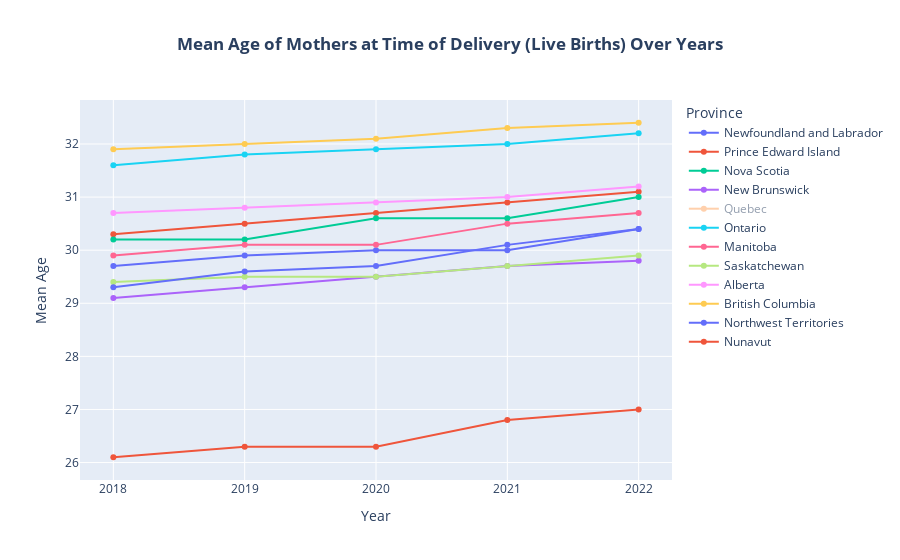

The cell this chart's notebook holds for it:
### Code cell
import matplotlib.pyplot as plt
import plotly.express as px

# Load the data with the correct header row
df = pd.read_csv('birthrate_dataset_cleaned.csv', header=1)

# Remove any rows with missing data (rows containing '..')
df = df.replace('..', pd.NA).dropna()

# Convert the data to long format suitable for Plotly Express
df_long = pd.melt(df, id_vars=['Province'], var_name='Year', value_name='Mean Age')
df_long['Mean Age'] = pd.to_numeric(df_long['Mean Age'])

# Line graph using Plotly Express
fig = px.line(df_long, x='Year', y='Mean Age', color='Province',
              title='<b>Mean Age of Mothers at Time of Delivery (Live Births) Over Years<b>',
              labels={'Year': 'Year', 'Mean Age': 'Mean Age'},
              markers=True)

# Customize the layout
fig.update_layout(title_x=0.5)

# Show the interactive plot
fig.show()

### Figure 1 — Plotly figure (JSON) as saved in the notebook; plotly's stock layout.template omitted (floating-point values rounded to 4 significant figures)
{"data": [{"hovertemplate": "Province=Newfoundland and Labrador<br>Year=%{x}<br>Mean Age=%{y}<extra></extra>", "legendgroup": "Newfoundland and Labrador", "line": {"color": "#636efa", "dash": "solid"}, "marker": {"symbol": "circle"}, "mode": "markers+lines", "name": "Newfoundland and Labrador", "orientation": "v", "showlegend": true, "type": "scatter", "x": ["2018", "2019", "2020", "2021", "2022"], "xaxis": "x", "y": [29.7, 29.9, 30, 30, 30.4], "yaxis": "y"}, {"hovertemplate": "Province=Prince Edward Island<br>Year=%{x}<br>Mean Age=%{y}<extra></extra>", "legendgroup": "Prince Edward Island", "line": {"color": "#EF553B", "dash": "solid"}, "marker": {"symbol": "circle"}, "mode": "markers+lines", "name": "Prince Edward Island", "orientation": "v", "showlegend": true, "type": "scatter", "x": ["2018", "2019", "2020", "2021", "2022"], "xaxis": "x", "y": [30.3, 30.5, 30.7, 30.9, 31.1], "yaxis": "y"}, {"hovertemplate": "Province=Nova Scotia<br>Year=%{x}<br>Mean Age=%{y}<extra></extra>", "legendgroup": "Nova Scotia", "line": {"color": "#00cc96", "dash": "solid"}, "marker": {"symbol": "circle"}, "mode": "markers+lines", "name": "Nova Scotia", "orientation": "v", "showlegend": true, "type": "scatter", "x": ["2018", "2019", "2020", "2021", "2022"], "xaxis": "x", "y": [30.2, 30.2, 30.6, 30.6, 31], "yaxis": "y"}, {"hovertemplate": "Province=New Brunswick<br>Year=%{x}<br>Mean Age=%{y}<extra></extra>", "legendgroup": "New Brunswick", "line": {"color": "#ab63fa", "dash": "solid"}, "marker": {"symbol": "circle"}, "mode": "markers+lines", "name": "New Brunswick", "orientation": "v", "showlegend": true, "type": "scatter", "x": ["2018", "2019", "2020", "2021", "2022"], "xaxis": "x", "y": [29.1, 29.3, 29.5, 29.7, 29.8], "yaxis": "y"}, {"hovertemplate": "Province=Quebec<br>Year=%{x}<br>Mean Age=%{y}<extra></extra>", "legendgroup": "Quebec", "line": {"color": "#FFA15A", "dash": "solid"}, "marker": {"symbol": "circle"}, "mode": "markers+lines", "name": "Quebec", "orientation": "v", "showlegend": true, "type": "scatter", "visible": "legendonly", "x": ["2018", "2019", "2020", "2021", "2022"], "xaxis": "x", "y": [30.7, 30.8, 30.8, 31, 31.1], "yaxis": "y"}, {"hovertemplate": "Province=Ontario<br>Year=%{x}<br>Mean Age=%{y}<extra></extra>", "legendgroup": "Ontario", "line": {"color": "#19d3f3", "dash": "solid"}, "marker": {"symbol": "circle"}, "mode": "markers+lines", "name": "Ontario", "orientation": "v", "showlegend": true, "type": "scatter", "x": ["2018", "2019", "2020", "2021", "2022"], "xaxis": "x", "y": [31.6, 31.8, 31.9, 32, 32.2], "yaxis": "y"}, {"hovertemplate": "Province=Manitoba<br>Year=%{x}<br>Mean Age=%{y}<extra></extra>", "legendgroup": "Manitoba", "line": {"color": "#FF6692", "dash": "solid"}, "marker": {"symbol": "circle"}, "mode": "markers+lines", "name": "Manitoba", "orientation": "v", "showlegend": true, "type": "scatter", "x": ["2018", "2019", "2020", "2021", "2022"], "xaxis": "x", "y": [29.9, 30.1, 30.1, 30.5, 30.7], "yaxis": "y"}, {"hovertemplate": "Province=Saskatchewan<br>Year=%{x}<br>Mean Age=%{y}<extra></extra>", "legendgroup": "Saskatchewan", "line": {"color": "#B6E880", "dash": "solid"}, "marker": {"symbol": "circle"}, "mode": "markers+lines", "name": "Saskatchewan", "orientation": "v", "showlegend": true, "type": "scatter", "x": ["2018", "2019", "2020", "2021", "2022"], "xaxis": "x", "y": [29.4, 29.5, 29.5, 29.7, 29.9], "yaxis": "y"}, {"hovertemplate": "Province=Alberta<br>Year=%{x}<br>Mean Age=%{y}<extra></extra>", "legendgroup": "Alberta", "line": {"color": "#FF97FF", "dash": "solid"}, "marker": {"symbol": "circle"}, "mode": "markers+lines", "name": "Alberta", "orientation": "v", "showlegend": true, "type": "scatter", "x": ["2018", "2019", "2020", "2021", "2022"], "xaxis": "x", "y": [30.7, 30.8, 30.9, 31, 31.2], "yaxis": "y"}, {"hovertemplate": "Province=British Columbia<br>Year=%{x}<br>Mean Age=%{y}<extra></extra>", "legendgroup": "British Columbia", "line": {"color": "#FECB52", "dash": "solid"}, "marker": {"symbol": "circle"}, "mode": "markers+lines", "name": "British Columbia", "orientation": "v", "showlegend": true, "type": "scatter", "x": ["2018", "2019", "2020", "2021", "2022"], "xaxis": "x", "y": [31.9, 32, 32.1, 32.3, 32.4], "yaxis": "y"}, {"hovertemplate": "Province=Northwest Territories<br>Year=%{x}<br>Mean Age=%{y}<extra></extra>", "legendgroup": "Northwest Territories", "line": {"color": "#636efa", "dash": "solid"}, "marker": {"symbol": "circle"}, "mode": "markers+lines", "name": "Northwest Territories", "orientation": "v", "showlegend": true, "type": "scatter", "x": ["2018", "2019", "2020", "2021", "2022"], "xaxis": "x", "y": [29.3, 29.6, 29.7, 30.1, 30.4], "yaxis": "y"}, {"hovertemplate": "Province=Nunavut<br>Year=%{x}<br>Mean Age=%{y}<extra></extra>", "legendgroup": "Nunavut", "line": {"color": "#EF553B", "dash": "solid"}, "marker": {"symbol": "circle"}, "mode": "markers+lines", "name": "Nunavut", "orientation": "v", "showlegend": true, "type": "scatter", "x": ["2018", "2019", "2020", "2021", "2022"], "xaxis": "x", "y": [26.1, 26.3, 26.3, 26.8, 27], "yaxis": "y"}], "layout": {"autosize": true, "legend": {"title": {"text": "Province"}, "tracegroupgap": 0}, "title": {"text": "<b>Mean Age of Mothers at Time of Delivery (Live Births) Over Years<b>", "x": 0.5}, "xaxis": {"anchor": "y", "autorange": true, "domain": [0, 1], "range": [-0.2733, 4.273], "title": {"text": "Year"}, "type": "category"}, "yaxis": {"anchor": "x", "autorange": true, "domain": [0, 1], "range": [25.58, 32.92], "title": {"text": "Mean Age"}, "type": "linear"}}}
